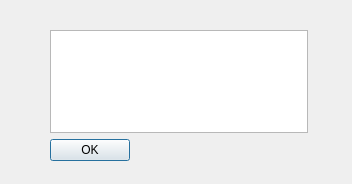
<?xml version="1.0" encoding="UTF-8"?>
<ui version="4.0">
 <class>connectDialog</class>
 <widget class="QDialog" name="connectDialog">
  <property name="geometry">
   <rect>
    <x>0</x>
    <y>0</y>
    <width>352</width>
    <height>184</height>
   </rect>
  </property>
  <property name="windowTitle">
   <string>Dialog</string>
  </property>
  <widget class="QWidget" name="">
   <property name="geometry">
    <rect>
     <x>50</x>
     <y>30</y>
     <width>258</width>
     <height>131</height>
    </rect>
   </property>
   <layout class="QGridLayout" name="gridLayout">
    <item row="1" column="1">
     <spacer name="horizontalSpacer">
      <property name="orientation">
       <enum>Qt::Horizontal</enum>
      </property>
      <property name="sizeHint" stdset="0">
       <size>
        <width>40</width>
        <height>20</height>
       </size>
      </property>
     </spacer>
    </item>
    <item row="0" column="0" colspan="2">
     <widget class="QListWidget" name="listWidget"/>
    </item>
    <item row="1" column="0">
     <widget class="QPushButton" name="okButton">
      <property name="text">
       <string>OK</string>
      </property>
     </widget>
    </item>
   </layout>
  </widget>
 </widget>
 <resources/>
 <connections/>
</ui>
